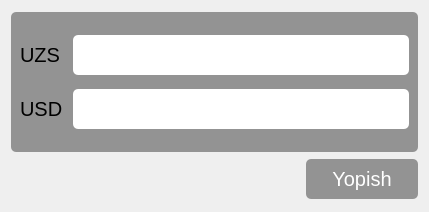
<?xml version="1.0" encoding="UTF-8"?>
<ui version="4.0">
 <class>Form</class>
 <widget class="QWidget" name="Form">
  <property name="geometry">
   <rect>
    <x>0</x>
    <y>0</y>
    <width>429</width>
    <height>212</height>
   </rect>
  </property>
  <property name="windowTitle">
   <string>Form</string>
  </property>
  <property name="styleSheet">
   <string notr="true">QFrame {
	background-color: rgb(147, 147, 147);	
	border-radius: 5px;
}
QLineEdit {
	border-radius: 5px;
}
QPushButton {
	border-radius: 5px;
	background-color: rgb(147, 147, 147);	
	color: white;
padding: 5px;
}</string>
  </property>
  <layout class="QGridLayout" name="gridLayout_2">
   <item row="0" column="0" colspan="2">
    <widget class="QFrame" name="frame">
     <property name="maximumSize">
      <size>
       <width>16777215</width>
       <height>140</height>
      </size>
     </property>
     <property name="sizeIncrement">
      <size>
       <width>0</width>
       <height>130</height>
      </size>
     </property>
     <property name="styleSheet">
      <string notr="true"/>
     </property>
     <property name="frameShape">
      <enum>QFrame::StyledPanel</enum>
     </property>
     <property name="frameShadow">
      <enum>QFrame::Raised</enum>
     </property>
     <layout class="QGridLayout" name="gridLayout">
      <property name="horizontalSpacing">
       <number>10</number>
      </property>
      <property name="verticalSpacing">
       <number>0</number>
      </property>
      <item row="0" column="0">
       <widget class="QLabel" name="label">
        <property name="maximumSize">
         <size>
          <width>50</width>
          <height>16777215</height>
         </size>
        </property>
        <property name="font">
         <font>
          <pointsize>15</pointsize>
         </font>
        </property>
        <property name="text">
         <string>UZS</string>
        </property>
       </widget>
      </item>
      <item row="0" column="1">
       <widget class="QLineEdit" name="uzs">
        <property name="minimumSize">
         <size>
          <width>0</width>
          <height>40</height>
         </size>
        </property>
        <property name="maximumSize">
         <size>
          <width>16777215</width>
          <height>40</height>
         </size>
        </property>
        <property name="font">
         <font>
          <pointsize>15</pointsize>
         </font>
        </property>
        <property name="text">
         <string/>
        </property>
       </widget>
      </item>
      <item row="1" column="0">
       <widget class="QLabel" name="label_2">
        <property name="maximumSize">
         <size>
          <width>50</width>
          <height>16777215</height>
         </size>
        </property>
        <property name="font">
         <font>
          <pointsize>15</pointsize>
         </font>
        </property>
        <property name="text">
         <string>USD</string>
        </property>
       </widget>
      </item>
      <item row="1" column="1">
       <widget class="QLineEdit" name="usd">
        <property name="minimumSize">
         <size>
          <width>0</width>
          <height>40</height>
         </size>
        </property>
        <property name="maximumSize">
         <size>
          <width>16777215</width>
          <height>40</height>
         </size>
        </property>
        <property name="font">
         <font>
          <pointsize>15</pointsize>
         </font>
        </property>
        <property name="text">
         <string/>
        </property>
       </widget>
      </item>
     </layout>
    </widget>
   </item>
   <item row="1" column="0">
    <spacer name="horizontalSpacer">
     <property name="orientation">
      <enum>Qt::Horizontal</enum>
     </property>
     <property name="sizeHint" stdset="0">
      <size>
       <width>290</width>
       <height>20</height>
      </size>
     </property>
    </spacer>
   </item>
   <item row="1" column="1">
    <widget class="QPushButton" name="yopish">
     <property name="minimumSize">
      <size>
       <width>112</width>
       <height>40</height>
      </size>
     </property>
     <property name="maximumSize">
      <size>
       <width>112</width>
       <height>40</height>
      </size>
     </property>
     <property name="font">
      <font>
       <pointsize>15</pointsize>
      </font>
     </property>
     <property name="text">
      <string>Yopish</string>
     </property>
    </widget>
   </item>
  </layout>
 </widget>
 <resources/>
 <connections/>
</ui>
